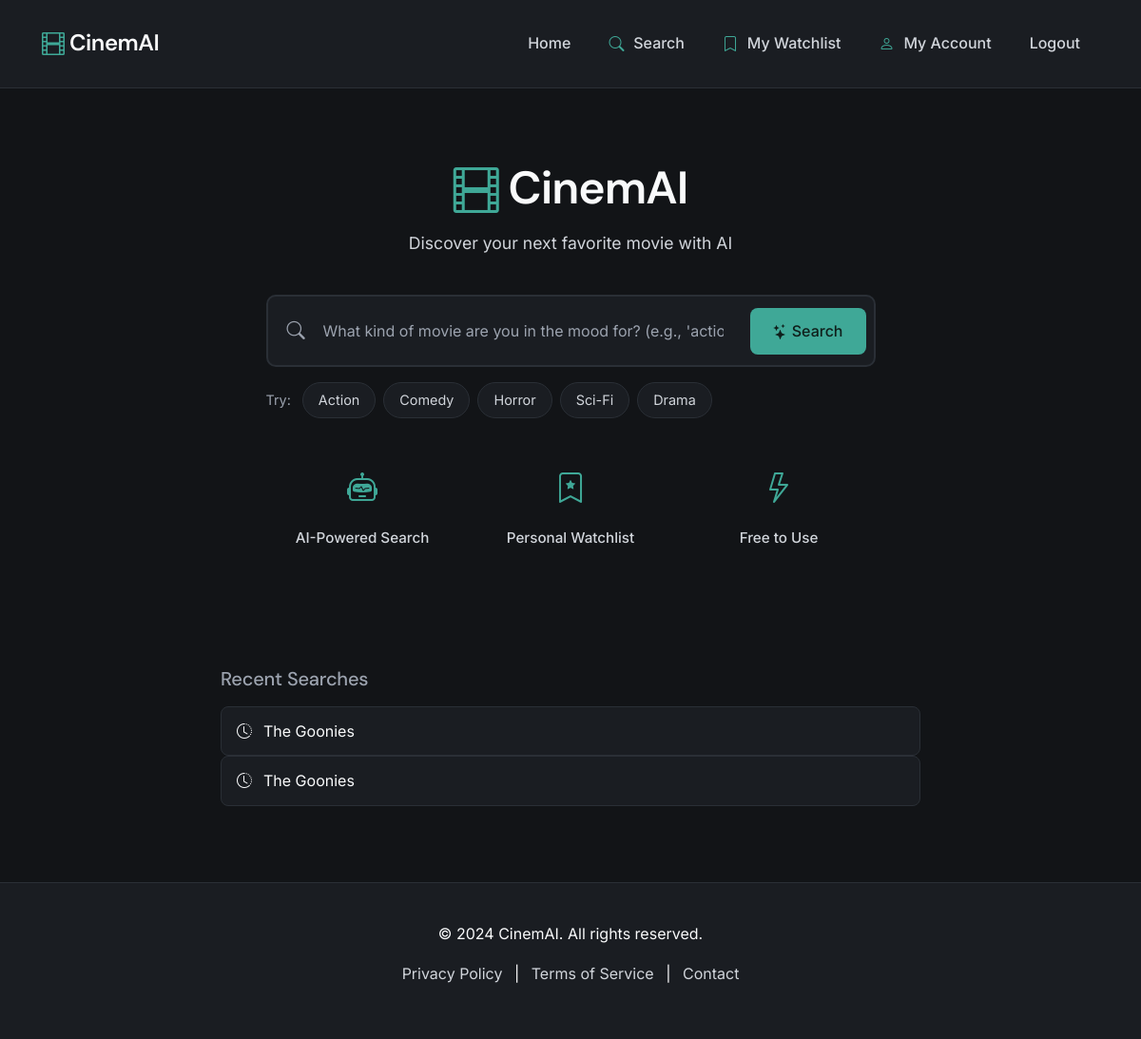
The page / (signed in) on the database as committed earlier.
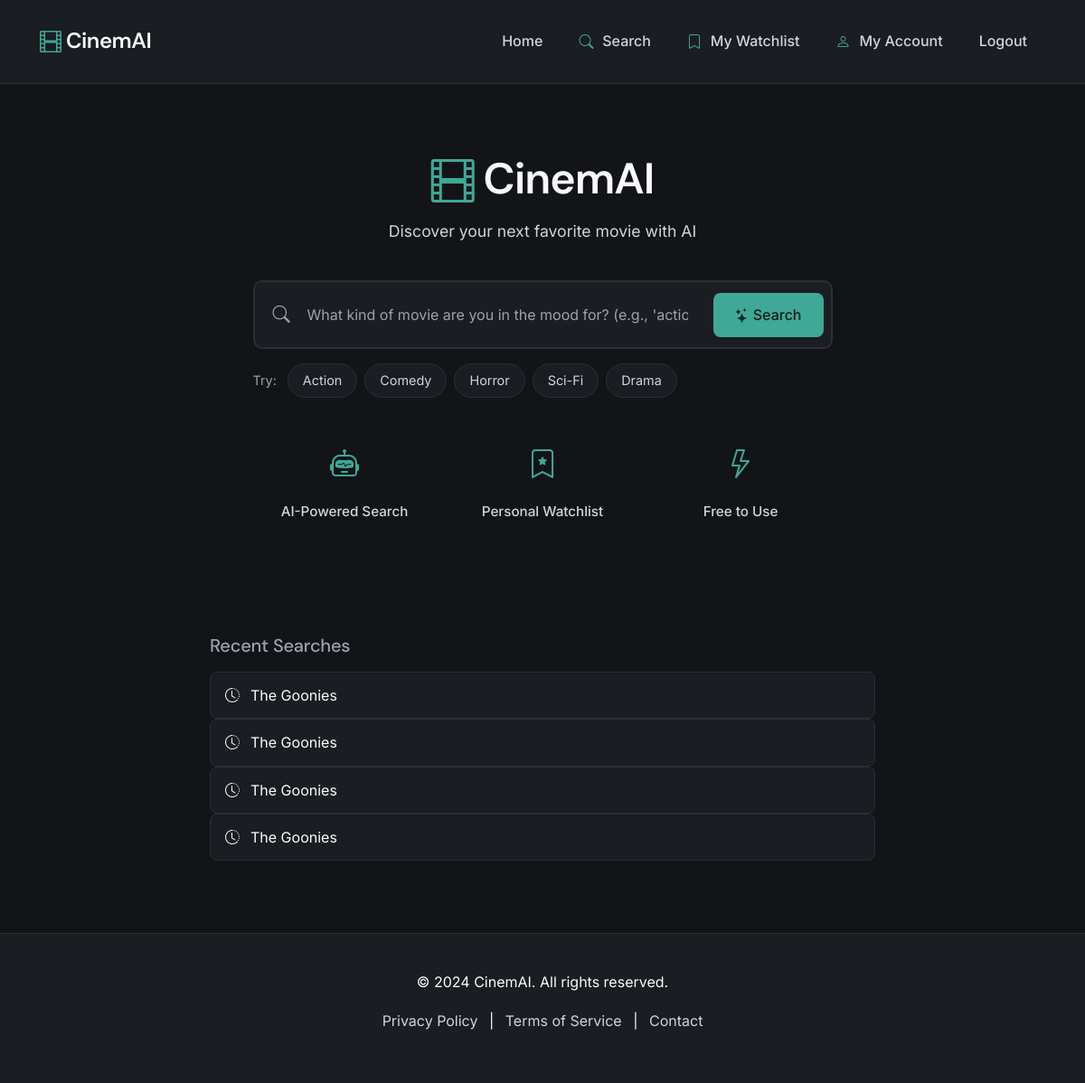
The same page on the database as committed later.
### cinemai/models.py (models this page shows, shortened)
class SearchHistory(models.Model):
    user = models.ForeignKey(User, on_delete=models.CASCADE, related_name='search_history')
    query = models.CharField(max_length=255)
    genre = models.CharField(max_length=100, blank=True)
    created_at = models.DateTimeField(auto_now_add=True)
    class Meta:
        ordering = ['-created_at']
        verbose_name_plural = 'Search histories'

### cinemai/views.py (the view)
# urls.py: path('', views.home, name='home'),
def home(request):
    context = {
        'user': request.user,
    }
    return render(request, 'cinemai/home.html', context)

### cinemai/templates/cinemai/home.html (shortened to what this page needs)
{% extends 'cinemai/base.html' %}
{% block content %}
<div class="hero-section-simple">
    <div class="container">
        <div class="row justify-content-center">
            <div class="col-lg-8 col-xl-7">
                <div class="text-center mb-4">
                    <h1 class="brand-title">
                        <i class="bi bi-film"></i> CinemAI
                    </h1>
                    <p class="brand-subtitle">Discover your next favorite movie with AI</p>
                </div>
                <div class="search-container">
                    <form method="post" action="{% url 'search' %}">
                        <div class="search-input-wrapper">
                            <i class="bi bi-search search-icon"></i>
                            <input
                                type="text"
                                class="form-control search-input"
                                name="search_query"
                                placeholder="What kind of movie are you in the mood for? (e.g., 'action movies with strong female leads')"
                                required
                                autofocus
                            >
                            <button type="submit" class="btn btn-primary search-btn">
                                <i class="bi bi-stars"></i> Search
                            </button>
                        </div>
                        <div class="genre-chips mt-3">
                            <span class="chip-label">Try:</span>
                            <button type="submit" name="search_query" value="action thriller movies" class="genre-chip">Action</button>
                            <button type="submit" name="search_query" value="romantic comedy movies" class="genre-chip">Comedy</button>
                            <button type="submit" name="search_query" value="horror movies" class="genre-chip">Horror</button>
                            <button type="submit" name="search_query" value="sci-fi movies" class="genre-chip">Sci-Fi</button>
                            <button type="submit" name="search_query" value="drama movies" class="genre-chip">Drama</button>
                        </div>
                    </form>
                </div>
                <div class="features-simple mt-5">
                    <div class="row g-3 text-center">
                        <div class="col-md-4">
                            <i class="bi bi-robot feature-icon"></i>
                            <p class="feature-text">AI-Powered Search</p>
                        </div>
                        <div class="col-md-4">
                            <i class="bi bi-bookmark-star feature-icon"></i>
                            <p class="feature-text">Personal Watchlist</p>
                        </div>
                        <div class="col-md-4">
                            <i class="bi bi-lightning feature-icon"></i>
                            <p class="feature-text">Free to Use</p>
                        </div>
                    </div>
                </div>
            </div>
        </div>
    </div>
</div>
{% if user.is_authenticated %}
<div class="container mt-5">
    <div class="row justify-content-center">
        <div class="col-lg-8">
            <h5 class="text-muted mb-3">Recent Searches</h5>
            <div class="recent-searches">
                {% if user.search_history.all|slice:":5" %}
                    {% for search in user.search_history.all|slice:":5" %}
                        <a href="{% url 'search' %}?q={{ search.query }}" class="recent-search-item">
                            <i class="bi bi-clock-history"></i> {{ search.query }}
                        </a>
                    {% endfor %}
                {% else %}
                    <p class="text-muted small">Your search history will appear here</p>
                {% endif %}
            </div>
        </div>
    </div>
</div>
{% endif %}
{% endblock %}

Rows that differ between the two databases and show on the page:
added SearchHistory: query "The Goonies"
added SearchHistory: query "The Goonies"
